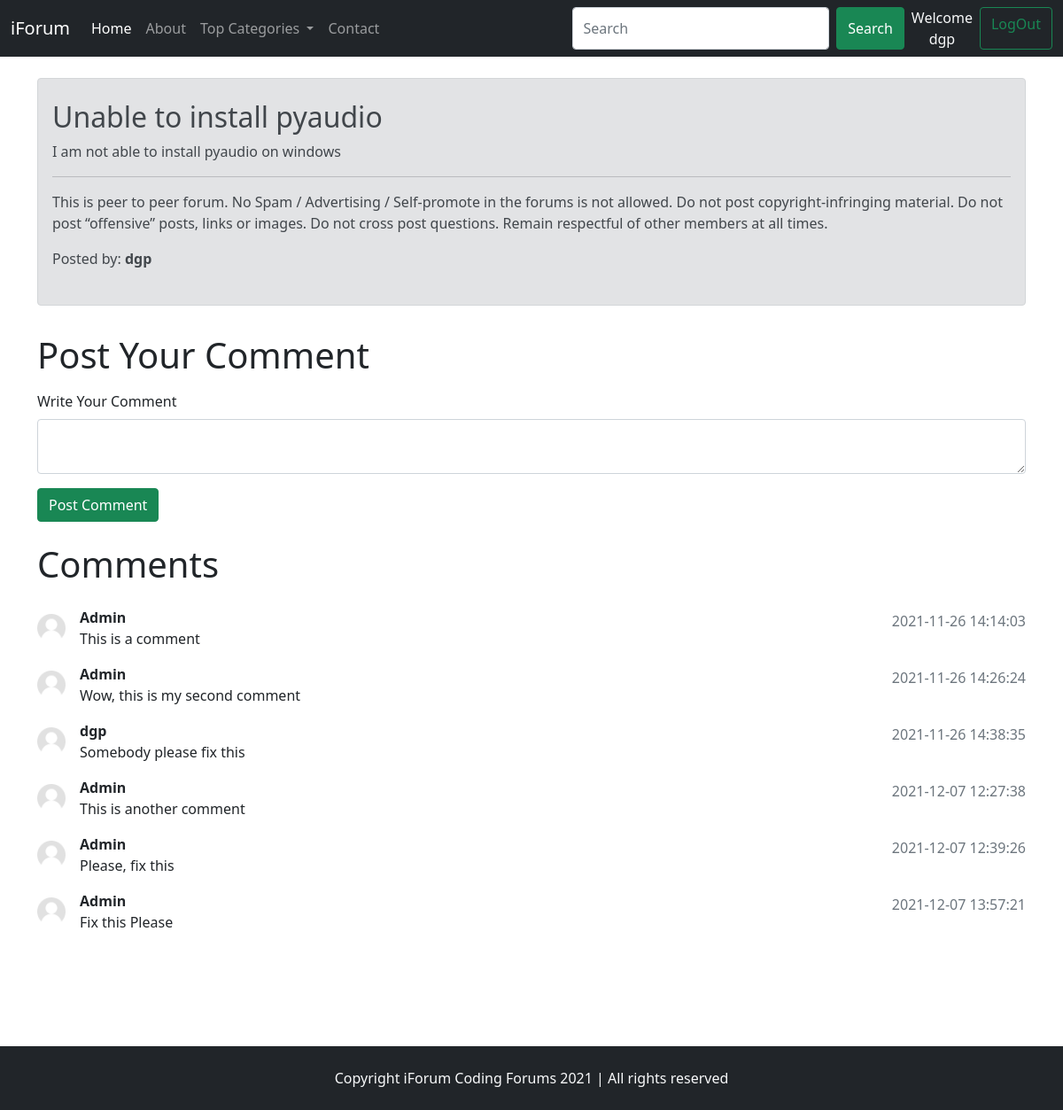
Screenshot of /thread.php?threadid=1 (signed in) with the database file from the repository.
### tables this page shows
CREATE TABLE `threads` (
  `thread_id` int(10) NOT NULL,
  `thread_title` varchar(255) NOT NULL,
  `thread_desc` text NOT NULL,
  `thread_cat_id` int(10) NOT NULL,
  `thread_user_id` int(10) NOT NULL,
  `timestamp` datetime NOT NULL DEFAULT current_timestamp()
);

CREATE TABLE `users` (
  `sno` int(8) NOT NULL,
  `user_name` varchar(30) NOT NULL,
  `user_email` varchar(30) NOT NULL,
  `user_pass` varchar(255) NOT NULL,
  `timestamp` datetime NOT NULL DEFAULT current_timestamp()
);

CREATE TABLE `comments` (
  `comment_id` int(8) NOT NULL,
  `comment_content` text NOT NULL,
  `thread_id` int(8) NOT NULL,
  `comment_by` int(8) NOT NULL,
  `comment_time` datetime NOT NULL DEFAULT current_timestamp()
);

### thread.php (the view, shortened to what this page needs)
<!doctype html>
<html lang="en">
<head>
    <link href="https://cdn.jsdelivr.net/npm/bootstrap@5.1.3/dist/css/bootstrap.min.css" rel="stylesheet"
>
    <link rel="stylesheet" href="./css/style.css">
</head>
<body>
    <?php include "./partials/_dbconnect.php"; ?>
    <?php include "./partials/_header.php"; ?>
    <?php
        $id = $_GET['threadid'];
        $sql = "SELECT * FROM `threads` WHERE `thread_id` = '$id'";
        $result = mysqli_query($conn, $sql);
        $num = mysqli_num_rows($result);
        if($num > 0 ){
            while($row = mysqli_fetch_assoc($result)){
                $title = $row['thread_title'];
                $decs = $row['thread_desc'];
                $thread_user_id = $row['thread_user_id'];
            }
        }
    ?>
    <?php
        $sqlu = "SELECT `user_name` FROM `users` WHERE `sno`='$thread_user_id'";
        $resultu = mysqli_query($conn, $sqlu);
        $rowu = mysqli_fetch_assoc($resultu);
        $postedBy = $rowu['user_name'];
    ?>
    <div class="container my-4">
        <div class="alert alert-secondary py-4" role="alert">
            <h2 class="alert-heading"><?php echo $title; ?></h2>
            <p><?php echo $decs; ?></p>
            <hr>
            <p class="mb-3">This is peer to peer forum.
                No Spam / Advertising / Self-promote in the forums is not allowed. Do not post copyright-infringing
                material. Do not post “offensive” posts, links or images. Do not cross post questions. Remain respectful
                of other members at all times.
            </p>
            <p>Posted by: <b><?php echo $postedBy; ?></b></p>
        </div>
    </div>
    <?php
        if(isset($_SESSION['loggedin']) && $_SESSION['loggedin']==true){
            echo'
            <div class="container my-3">
                <h1 class="py-2">Post Your Comment</h1>
                <form action="' . $_SERVER["REQUEST_URI"] . '" method="post" >
                    <div class="mb-3">
                        <label for="comment" class="form-label">Write Your Comment</label>
                        <textarea class="form-control" aria-label="With textarea" id="comment" name="comment" row="3"></textarea>
                        <input type="hidden" value="' . $_SESSION['userid'] . '" name="user_id">
                    </div>
                    <button type="submit" class="btn btn-success">Post Comment</button>
                </form>
            </div>';
        }
        else{
            echo '
            <div class="container">
                <h1 class="py-2">Post Your Comment</h1>
                <p class="px-4">You are not loggedin. Please login to post comments.</p>
            </div>';
        }
    ?>
    <div class="container mb-5" id="ques">
        <h1 class="py-2">Comments</h1>
        <?php
            $id = $_GET['threadid'];
            $sql = "SELECT * FROM `comments` WHERE `thread_id` = '$id'";
            $result = mysqli_query($conn, $sql);
            $num = mysqli_num_rows($result);
            if($num > 0 ){
                while($row = mysqli_fetch_assoc($result)){
                    $content = $row['comment_content'];
                    $commentTime = $row['comment_time'];
                    $commentBy = $row['comment_by'];
                    $sql2 = "SELECT `user_name` FROM `users` WHERE `sno`='$commentBy'";
                    $result2 = mysqli_query($conn, $sql2);
                    $row2 = mysqli_fetch_assoc($result2);
                    echo '
                    <div class="d-flex align-items-center my-3 rounded">
                        <div class="flex-shrink-0">
                            <img src="./img/userdefault.png" width="32px" class="mr-3" alt="...">
                        </div>
                        <div class="flex-grow-1 ms-3">
                            <p class="fw-bold my-0">' . $row2["user_name"] . ' </p>
                            ' . $content . '
                        </div>
                        <p class="text-secondary">' . $commentTime . '</p>
                    </div>';
                }
            }
        ?>
    </div>
    <?php include "./partials/_footer.php"; ?>
</body>
</html>

### css/style.css (style rules this page uses)
#ques, .contact, .serachResults { min-height: 66vh; }

### rows the page displays
threads: thread_title "Unable to install pyaudio", thread_desc "I am not able to install pyaudio on windows"
users: user_name "dgp"
comments: users.user_name "Admin", comment_content "This is a comment", comment_time "2021-11-26 14:14:03"
comments: users.user_name "Admin", comment_content "Wow, this is my second comment", comment_time "2021-11-26 14:26:24"
comments: users.user_name "dgp", comment_content "Somebody please fix this", comment_time "2021-11-26 14:38:35"
comments: users.user_name "Admin", comment_content "This is another comment", comment_time "2021-12-07 12:27:38"
comments: users.user_name "Admin", comment_content "Please, fix this", comment_time "2021-12-07 12:39:26"
comments: users.user_name "Admin", comment_content "Fix this Please", comment_time "2021-12-07 13:57:21"

### other values shown
$_SESSION["username"] "dgp"
